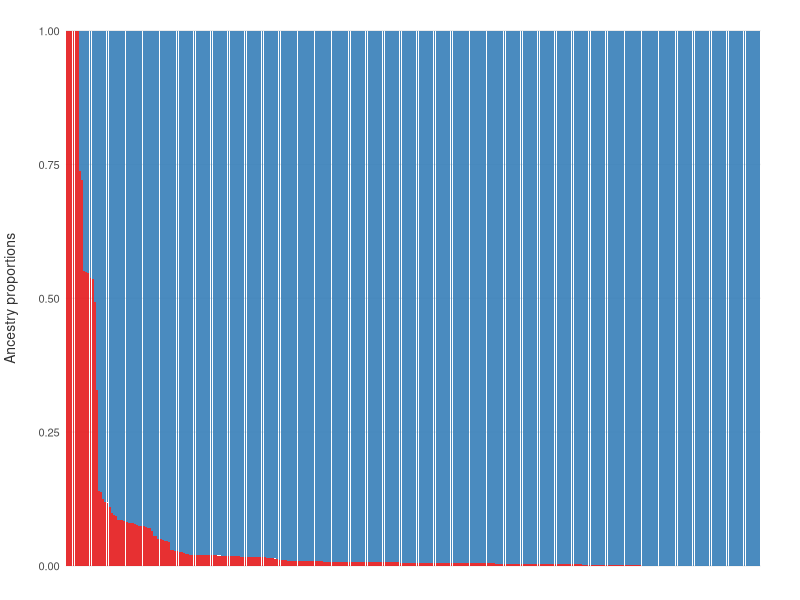
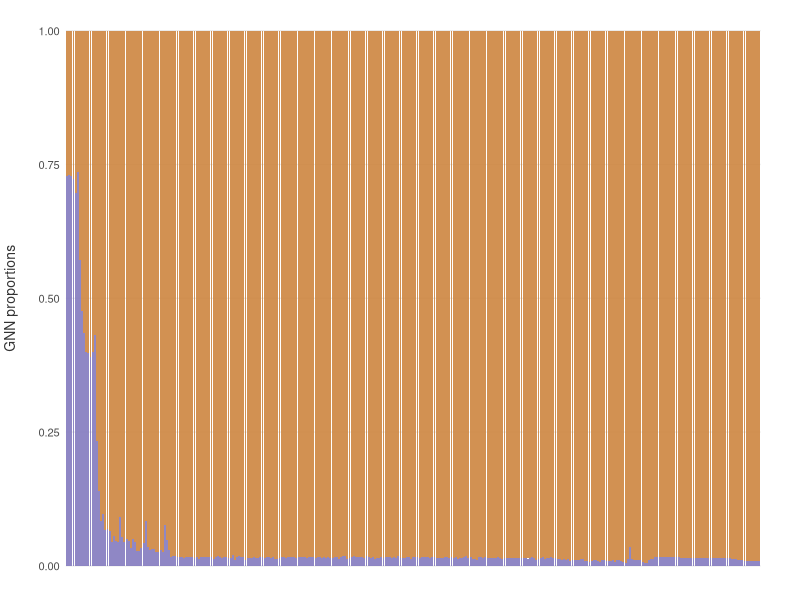
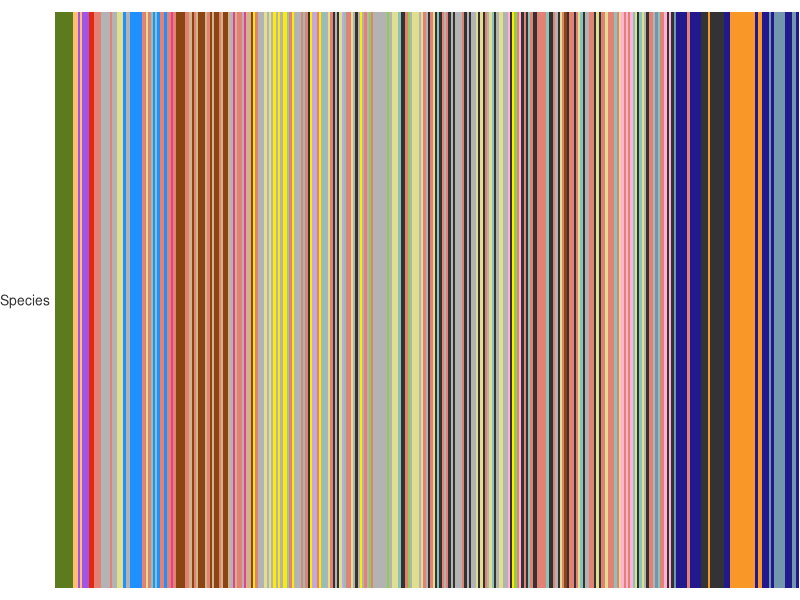
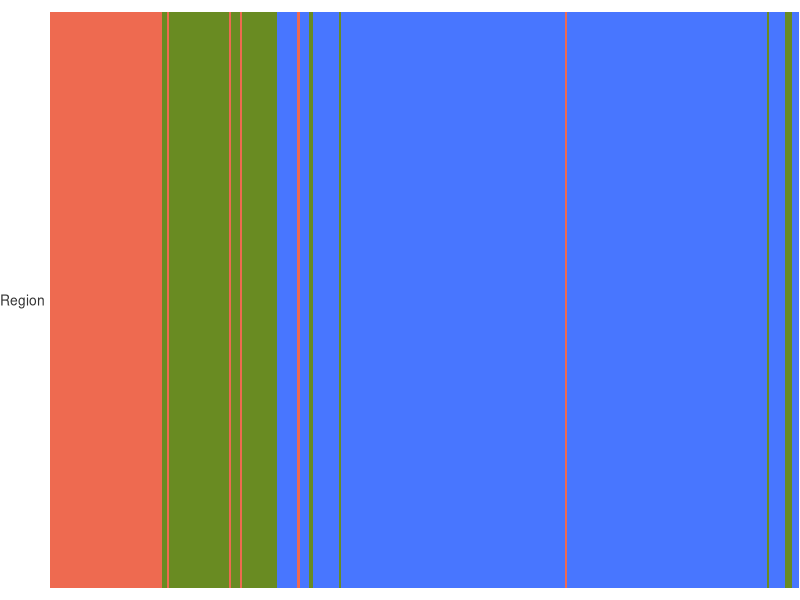
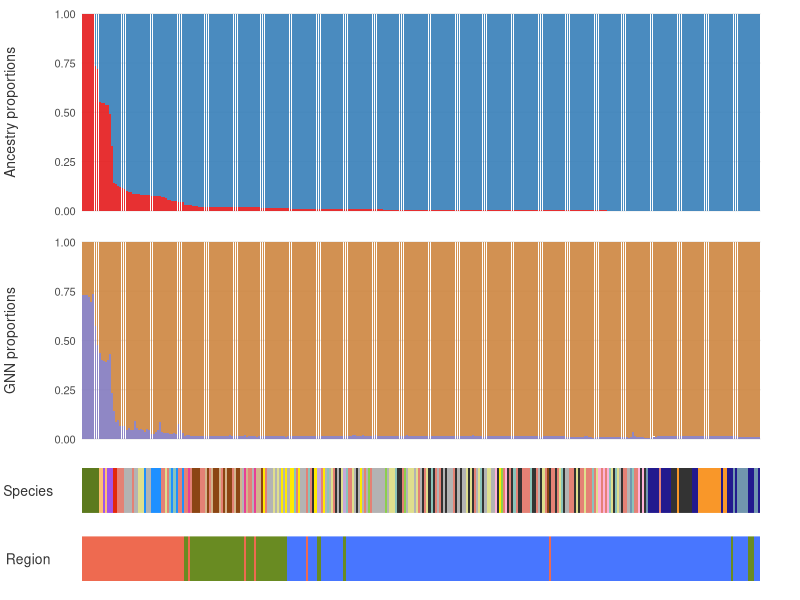
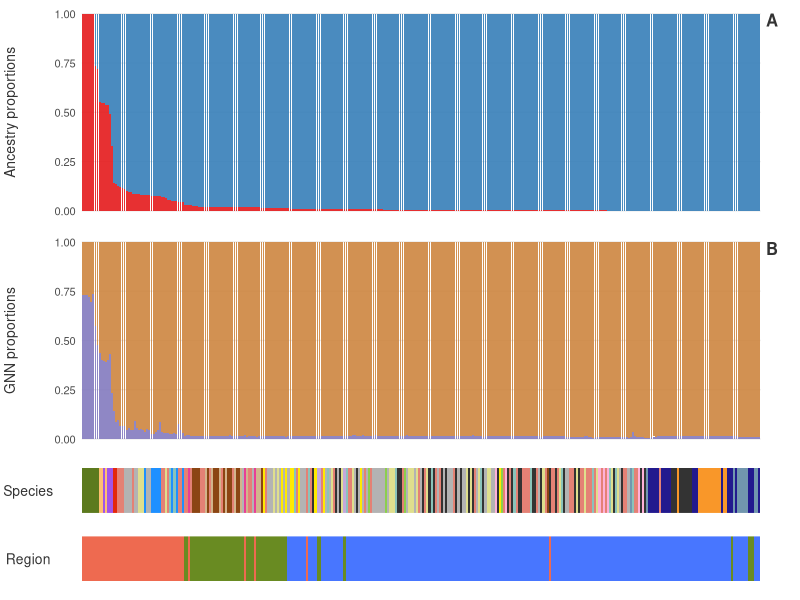

Write the R code that produced these figures, in order. (Note: this script raises an error after producing the figures.)
### ============================================================================
### Hamlet phylogeny: R code to plot Fig. S6 (Admixture ancestry proportions and
### GNN proportions)
### Created Nov 2023 by Martin Helmkampf
### ============================================================================


### Preparations
library(tidyverse)
library(cowplot)

# Set path to root directory of git repository "hamlet_phylogeny"

rm(list = ls())


### Read in admixture proportions
admix2 <- read_delim("results/admix/AdmcvProp_phyps2e_m2n1l5_k2.tsv", delim = " ", col_names = "Sample") %>%
    mutate(Species = str_sub(Sample, -6, -4), 
           Location = str_sub(Sample, -3, -1)
           )


### Set species colors
colstandard <- read_tsv("metadata/species_colors.tsv",
                        col_types = "cc",
                        col_names = TRUE)


### Define regions
gulf <- c("liz", "tam", "ala", "arc", "are", "flk")
west_carib <- c("bel", "boc", "gun", "hon", "san", "qui")
east_carib <- c("bar", "hai", "pri")


### Pivot to long format
long2 <- pivot_longer(admix2, cols = starts_with("X"), 
                      names_to = "Ancestry", 
                      values_to = "Proportion")


### ord_sp samples by ancestry proportions
ord_sp <- long2 %>%
  filter(Ancestry == "X3") %>%
  arrange(desc(Proportion)) %>%
  pull(Sample)


### Plot admixture proportions
(pa <- long2 %>%
    mutate(Sample = factor(Sample, levels = unique(Sample))) %>%
    ggplot(aes(x = fct_relevel(Sample, ord_sp), y = Proportion, fill = Ancestry)) +
    geom_bar(position = "fill", stat = "identity", alpha = 0.9) +
    labs(x = NULL,
         y = "Ancestry proportions") +
    scale_fill_manual(values = c("#377EB8", "#E41A1C")) +
    theme_minimal(base_size = 10) +
    theme(text = element_text(color = "grey20"),
          panel.grid.minor = element_blank(),
          panel.grid.major.x = element_blank(),
          axis.title.y = element_text(margin = unit(c(0, 5, 0, 0), "mm")),
          axis.text.x = element_blank(),
          # axis.text.x = element_text(hjust = 1, vjust = 1, angle = 35, size = 1,
          #                            margin = unit(c(-2, 0, 0, 0), "mm")),
          plot.tag = element_text(angle = -90),
          plot.tag.position = c(1.02, 0.5),
          legend.position = "none",
          plot.margin = unit(c(1, 10, 1, 1), "mm")
    )
)


### Read in GNN proportions
(gnn <- read_delim("results/gnn/gnn_phylo2e_LG02_cld_n1.csv", delim = ",", 
                   col_names = TRUE) %>%
    rename(Clade = clade,
           GNN_small = small,
           GNN_large = large) %>%
    mutate(Haplotype = paste0(Individual, "-", `Sample node`),
           Species = str_sub(Individual, -6, -4),
           Location = str_sub(Individual, -3, -1),
           Population = str_sub(Individual, -6, -1)
    ) %>%
    arrange(desc(GNN_small)) %>%
    select(Haplotype, Population, Clade, GNN_small, GNN_large)
)


### Average across haplotypes per sample
per_sample <- gnn %>%
  mutate(Sample = substr(Haplotype, 1, nchar(Haplotype) - 4)) %>%
  group_by(Sample) %>%
  mutate(Avg_GNN_small = mean(GNN_small),
         Avg_GNN_large = mean(GNN_large)) %>%
  ungroup() %>%
  distinct(Sample, .keep_all = TRUE)  # keep only one row per Haplotype


### Pivot to long format
longg <- pivot_longer(per_sample,
                      cols = starts_with("Avg"),
                      names_to = "GNN_clade",
                      values_to = "Proportion") %>%
  select(-c("Haplotype", "GNN_small", "GNN_large"))


### Plot GNN proportions (ord_sped as by Admixture ancestry proportions)
(pg <- longg %>%
    arrange(GNN_clade, Proportion) %>%
    mutate(Sample = factor(Sample, levels = unique(Sample))) %>%
    ggplot(aes(x = fct_relevel(Sample, ord_sp), y = Proportion, fill = GNN_clade)) +
    geom_bar(position = "fill", stat = "identity", alpha = 0.9) +
    labs(x = NULL,
         y = "GNN proportions") +
    scale_fill_manual(values = c("peru", "#837ABE")) +
    theme_minimal(base_size = 10) +
    theme(text = element_text(color = "grey20"),
          panel.grid.minor = element_blank(),
          panel.grid.major.x = element_blank(),
          axis.title.y = element_text(margin = unit(c(0, 5, 0, 0), "mm")),
          axis.text.x = element_blank(),
          # axis.text.x = element_text(hjust = 1, vjust = 1, angle = 35, size = 1,
          #                            margin = unit(c(-2, 0, 0, 0), "mm")),
          plot.tag = element_text(angle = -90),
          plot.tag.position = c(1.02, 0.5),
          legend.position = "none",
          plot.margin = unit(c(1, 10, 1, 1), "mm")
    )
)


### Create species color table
scol <- as_tibble(ord_sp) %>%
  rename(Sample = value) %>%
  mutate(Position = seq(1:length(ord_sp)),
         Species = str_sub(Sample, -6, -4)) %>%
  left_join(., colstandard, by = join_by(Species))


### Plot species colors
(s <- ggplot(scol, aes(xmin = Position, xmax = Position + 1, 
                       ymin = -Inf, ymax = Inf)) +
    geom_rect(aes(fill = Species)) +
    scale_x_discrete(breaks = seq(1:length(ord_sp))) +
    scale_y_continuous(breaks = .5, limits = c(0, 1)) +
    scale_fill_manual(values = colstandard$Color) +
    labs(x = NULL, 
         y = "Species") +
    theme_minimal() +
    theme(text = element_text(color = "grey20"),
          panel.grid = element_blank(),
          axis.title.x = element_blank(),
          axis.title.y = element_text(angle = 0, vjust = 0.5,
                                      size = 10, margin = margin(r = 0)),
          axis.ticks = element_blank(),
          axis.text = element_blank(),
          legend.position = "none",
          plot.margin = unit(c(3, 0, 3, 0), "mm")
    )
)


### Create region color table
rcol <- as_tibble(ord_sp) %>%
  rename(Sample = value) %>%
  mutate(Position = seq(1:length(ord_sp)),
         Location = str_sub(Sample, -3, -1),
         Region = case_when(
           Location %in% gulf ~ "Gulf of Mexico",
           Location %in% west_carib ~ "Western Caribbean",
           Location %in% east_carib ~ "Eastern Caribbean")
         )


### Plot region colors
(r <- ggplot(rcol, aes(xmin = Position, xmax = Position + 1, 
                       ymin = -Inf, ymax = Inf)) +
    geom_rect(aes(fill = Region)) +
    scale_x_discrete(breaks = seq(1:length(ord_sp))) +
    scale_y_continuous(breaks = .5, limits = c(0, 1)) +
    scale_fill_manual(breaks = c("Gulf of Mexico", "Western Caribbean", "Eastern Caribbean"),
                      values = c("coral2", "royalblue1", "olivedrab4")) +
    labs(x = NULL, 
         y = "Region") +
    theme_minimal() +
    theme(text = element_text(color = "grey20"),,
          panel.grid = element_blank(),
          axis.title.x = element_blank(),
          axis.title.y = element_text(angle = 0, vjust = 0.5,
                                      size = 10, margin = margin(r = 0)),
          axis.ticks = element_blank(),
          axis.text = element_blank(),
          legend.position = "none",
          plot.margin = unit(c(3, 0, 3, 0), "mm")
    )
)


### Combine panels
(p_comb <- plot_grid(pa, pg, s, r,
                     align = "v", 
                     nrow = 4, 
                     rel_heights = c(1, 1, 0.3, 0.3),
                     scale = c(1, 1, 1.002, 1.002)) +
    theme(plot.margin = margin(b = 5))
)


### Annotate panels
(p_anno <- p_comb + 
  draw_plot_label(label = c("A", "B"), 
                  x = c(0.95, 0.95), 
                  y = c(0.988, 0.603), 
                  hjust = -0.5, 
                  vjust = 1.5, 
                  size = 12,
                  color = "grey20")
)


### Save as PDF
ggsave(
  filename = "figures/FigS6_admixGnn.pdf",
  plot = p_anno,
  width = 20,
  height = 11,
  units = "cm",
  device = cairo_pdf
)



### ============================================================================
### Alternative figure versions

# library(patchwork)
# 
# (p_comb <- pa / pg +
#   plot_annotation(tag_levels = c("a")) +
#   theme(plot.tag.position = c(0, 1),
#         plot.tag = element_text(angle = 90, hjust = 0.5, vjust = 0.5))
# )
